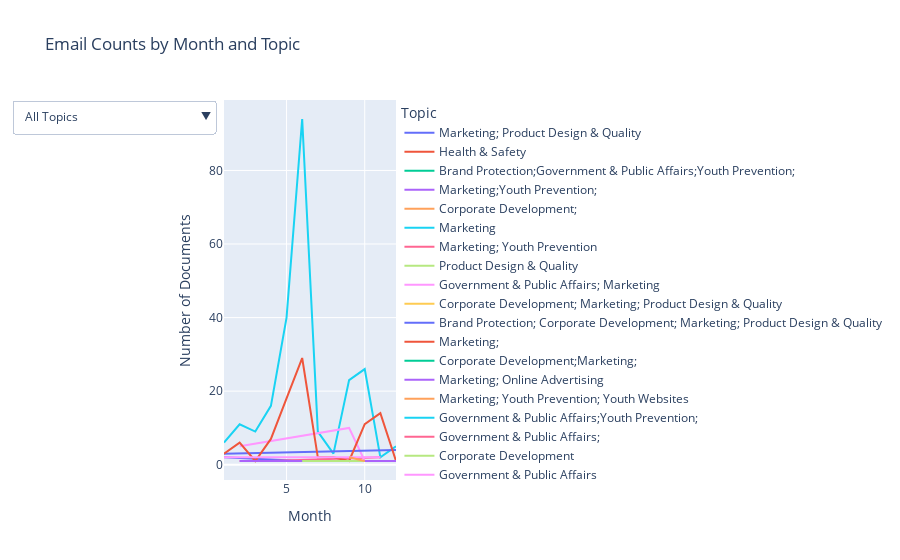

Here is the notebook cell this chart was saved with:
### Markdown cell above
Visualize the number of email records by month, overall topic, and detailed topic, with an interactive dropdown for filtering.

### Code cell
monthly_topic_counts = filtered_df.group_by(['month', 'assigned_topic', 'topic']).len(name='document_count').sort('month')

fig = go.Figure()

# Add a trace for each detailed topic
for topic in monthly_topic_counts['topic'].unique():
    topic_data = monthly_topic_counts.filter(pl.col('topic').eq(topic))
    fig.add_trace(go.Scatter(x=topic_data['month'], y=topic_data['document_count'],
                             mode='lines', name=topic))

# Get unique assigned topics for the dropdown filter
assigned_topics = monthly_topic_counts['assigned_topic'].unique()

# Create dropdown buttons
dropdown_buttons = [{'label': 'All Topics', 'method': 'update', 'args': [{'visible': [True] * len(fig.data)}, {'title': 'Document Counts by Month and Topic'}]}]

for assigned_topic in assigned_topics:
    visibility = [(trace.name in monthly_topic_counts.filter(pl.col('assigned_topic').eq(assigned_topic))['topic']) for trace in fig.data]
    dropdown_buttons.append({
        'label': assigned_topic,
        'method': 'update',
        'args': [{'visible': visibility},
                 {'title': f'Email Counts by Month for {assigned_topic}'}]})

# Layout - titles and dropdown
fig.update_layout(
    title='Email Counts by Month and Topic',
    xaxis_title='Month',
    yaxis_title='Number of Documents',
    legend_title='Topic',
    updatemenus=[{'buttons': dropdown_buttons,
                  'direction': 'down',
                  'showactive': True,}])

# Show the plot
fig.show()

### Figure 1 — Plotly figure (JSON) as saved in the notebook; plotly's stock layout.template omitted (floating-point values rounded to 4 significant figures)
{"data": [{"mode": "lines", "name": "Marketing; Product Design & Quality", "type": "scatter", "x": [1, 6], "y": [2, 1]}, {"mode": "lines", "name": "Health & Safety", "type": "scatter", "x": [6], "y": [1]}, {"mode": "lines", "name": "Brand Protection;Government & Public Affairs;Youth Prevention;", "type": "scatter", "x": [4], "y": [1]}, {"mode": "lines", "name": "Marketing;Youth Prevention;", "type": "scatter", "x": [5], "y": [1]}, {"mode": "lines", "name": "Corporate Development;", "type": "scatter", "x": [6], "y": [2]}, {"mode": "lines", "name": "Marketing", "type": "scatter", "x": [1, 2, 3, 4, 5, 6, 7, 8, 9, 10, 11, 12], "y": [6, 11, 9, 16, 40, 94, 9, 3, 23, 26, 2, 5]}, {"mode": "lines", "name": "Marketing; Youth Prevention", "type": "scatter", "x": [2, 4, 11], "y": [1, 1, 2]}, {"mode": "lines", "name": "Product Design & Quality", "type": "scatter", "x": [5], "y": [2]}, {"mode": "lines", "name": "Government & Public Affairs; Marketing", "type": "scatter", "x": [2, 9, 10], "y": [5, 10, 1]}, {"mode": "lines", "name": "Corporate Development; Marketing; Product Design & Quality", "type": "scatter", "x": [12], "y": [1]}, {"mode": "lines", "name": "Brand Protection; Corporate Development; Marketing; Product Design & Quality", "type": "scatter", "x": [1, 12], "y": [3, 4]}, {"mode": "lines", "name": "Marketing;", "type": "scatter", "x": [1, 2, 3, 4, 5, 6, 7, 8, 9, 10, 11, 12], "y": [3, 6, 1, 7, 18, 29, 2, 2, 1, 11, 14, 1]}, {"mode": "lines", "name": "Corporate Development;Marketing;", "type": "scatter", "x": [5], "y": [1]}, {"mode": "lines", "name": "Marketing; Online Advertising", "type": "scatter", "x": [2, 5, 12], "y": [1, 1, 1]}, {"mode": "lines", "name": "Marketing; Youth Prevention; Youth Websites", "type": "scatter", "x": [4], "y": [1]}, {"mode": "lines", "name": "Government & Public Affairs;Youth Prevention;", "type": "scatter", "x": [7], "y": [1]}, {"mode": "lines", "name": "Government & Public Affairs;", "type": "scatter", "x": [4], "y": [1]}, {"mode": "lines", "name": "Corporate Development", "type": "scatter", "x": [6, 10], "y": [1, 1]}, {"mode": "lines", "name": "Government & Public Affairs", "type": "scatter", "x": [1, 11], "y": [2, 2]}, {"mode": "lines", "name": "Marketing\\Online Advertising;", "type": "scatter", "x": [10], "y": [1]}, {"mode": "lines", "name": "Government & Public Affairs; Youth Prevention", "type": "scatter", "x": [11], "y": [1]}, {"mode": "lines", "name": "Complaints; Product Design & Quality", "type": "scatter", "x": [8], "y": [3]}, {"mode": "lines", "name": "Government & Public Affairs;Marketing;Youth Prevention;", "type": "scatter", "x": [4], "y": [1]}, {"mode": "lines", "name": "Flavors;Marketing;", "type": "scatter", "x": [11], "y": [5]}, {"mode": "lines", "name": "Flavors; Marketing", "type": "scatter", "x": [9, 10], "y": [2, 1]}, {"mode": "lines", "name": "Health & Safety; Marketing", "type": "scatter", "x": [6], "y": [1]}], "layout": {"legend": {"title": {"text": "Topic"}}, "title": {"text": "Email Counts by Month and Topic"}, "updatemenus": [{"buttons": [{"args": [{"visible": [true, true, true, true, true, true, true, true, true, true, true, true, true, true, true, true, true, true, true, true, true, true, true, true, true, true]}, {"title": "Document Counts by Month and Topic"}], "label": "All Topics", "method": "update"}, {"args": [{"visible": [false, false, false, false, false, false, false, false, false, false, false, false, false, false, false, false, false, false, false, false, false, false, false, true, true, false]}, {"title": "Email Counts by Month for Flavors"}], "label": "Flavors", "method": "update"}, {"args": [{"visible": [false, false, false, false, false, false, false, true, false, false, false, false, false, false, false, false, false, false, false, false, false, false, false, false, false, false]}, {"title": "Email Counts by Month for Product Design & Quality"}], "label": "Product Design & Quality", "method": "update"}, {"args": [{"visible": [false, false, false, false, false, false, false, false, false, false, false, false, false, false, false, false, false, false, false, false, false, true, false, false, false, false]}, {"title": "Email Counts by Month for Complaints"}], "label": "Complaints", "method": "update"}, {"args": [{"visible": [false, false, false, false, true, false, false, false, false, true, false, false, true, false, false, false, false, true, false, false, false, false, false, false, false, false]}, {"title": "Email Counts by Month for Corporate Development"}], "label": "Corporate Development", "method": "update"}, {"args": [{"visible": [false, false, false, false, false, false, false, false, true, false, false, false, false, false, false, true, true, false, true, false, true, false, true, false, false, false]}, {"title": "Email Counts by Month for Government & Public Affairs"}], "label": "Government & Public Affairs", "method": "update"}, {"args": [{"visible": [true, false, false, true, false, true, true, false, false, false, false, true, false, true, true, false, false, false, false, false, false, false, false, false, false, false]}, {"title": "Email Counts by Month for Marketing"}], "label": "Marketing", "method": "update"}, {"args": [{"visible": [false, false, true, false, false, false, false, false, false, false, true, false, false, false, false, false, false, false, false, false, false, false, false, false, false, false]}, {"title": "Email Counts by Month for Brand Protection"}], "label": "Brand Protection", "method": "update"}, {"args": [{"visible": [false, true, false, false, false, false, false, false, false, false, false, false, false, false, false, false, false, false, false, false, false, false, false, false, false, true]}, {"title": "Email Counts by Month for Health & Safety"}], "label": "Health & Safety", "method": "update"}, {"args": [{"visible": [false, false, false, false, false, false, false, false, false, false, false, false, false, false, false, false, false, false, false, true, false, false, false, false, false, false]}, {"title": "Email Counts by Month for Marketing\\Online Advertising"}], "label": "Marketing\\Online Advertising", "method": "update"}], "direction": "down", "showactive": true}], "xaxis": {"title": {"text": "Month"}}, "yaxis": {"title": {"text": "Number of Documents"}}}}
